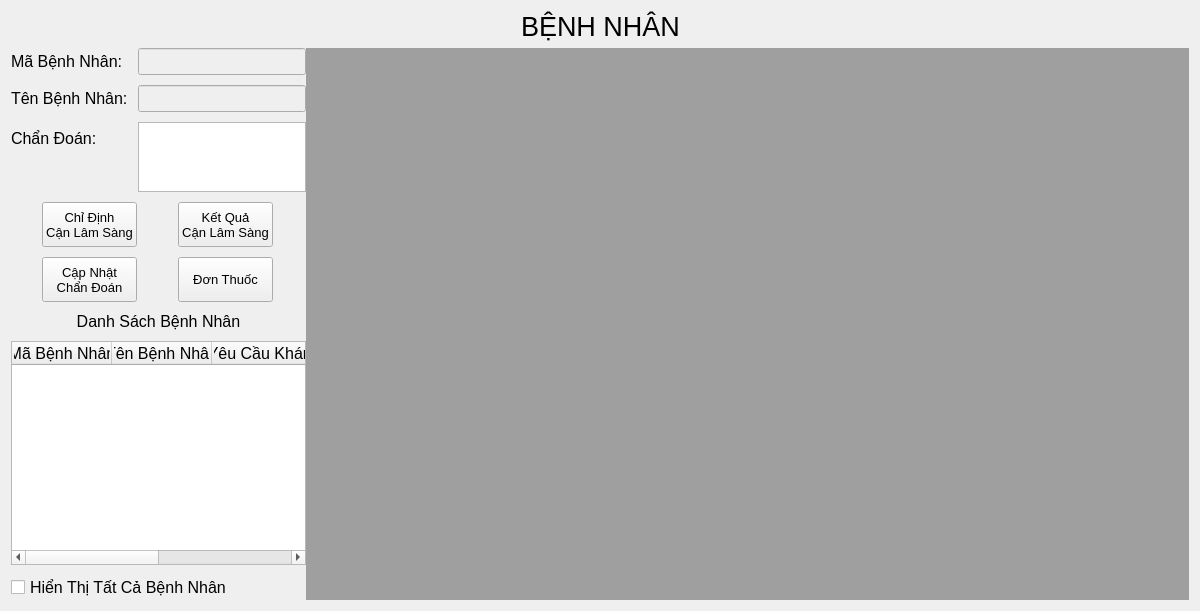
<?xml version="1.0" encoding="UTF-8"?>
<ui version="4.0">
 <class>Patient</class>
 <widget class="QFrame" name="Patient">
  <property name="geometry">
   <rect>
    <x>0</x>
    <y>0</y>
    <width>1200</width>
    <height>611</height>
   </rect>
  </property>
  <property name="windowTitle">
   <string>Frame</string>
  </property>
  <layout class="QVBoxLayout" name="verticalLayout_3">
   <item>
    <layout class="QHBoxLayout" name="horizontalLayout">
     <item>
      <spacer name="horizontalSpacer">
       <property name="orientation">
        <enum>Qt::Horizontal</enum>
       </property>
       <property name="sizeHint" stdset="0">
        <size>
         <width>40</width>
         <height>20</height>
        </size>
       </property>
      </spacer>
     </item>
     <item>
      <widget class="QLabel" name="label">
       <property name="font">
        <font>
         <pointsize>20</pointsize>
        </font>
       </property>
       <property name="text">
        <string>BỆNH NHÂN</string>
       </property>
      </widget>
     </item>
     <item>
      <spacer name="horizontalSpacer_2">
       <property name="orientation">
        <enum>Qt::Horizontal</enum>
       </property>
       <property name="sizeHint" stdset="0">
        <size>
         <width>40</width>
         <height>20</height>
        </size>
       </property>
      </spacer>
     </item>
    </layout>
   </item>
   <item>
    <layout class="QHBoxLayout" name="horizontalLayout_3" stretch="1,3">
     <property name="spacing">
      <number>0</number>
     </property>
     <item>
      <layout class="QVBoxLayout" name="verticalLayout_2" stretch="1,0,3">
       <property name="spacing">
        <number>10</number>
       </property>
       <item>
        <layout class="QFormLayout" name="formLayout">
         <property name="verticalSpacing">
          <number>10</number>
         </property>
         <item row="0" column="0">
          <widget class="QLabel" name="label_2">
           <property name="font">
            <font>
             <pointsize>12</pointsize>
            </font>
           </property>
           <property name="text">
            <string>Mã Bệnh Nhân:</string>
           </property>
          </widget>
         </item>
         <item row="0" column="1">
          <widget class="QLineEdit" name="txtIDPatient">
           <property name="enabled">
            <bool>false</bool>
           </property>
           <property name="font">
            <font>
             <pointsize>12</pointsize>
            </font>
           </property>
          </widget>
         </item>
         <item row="1" column="0">
          <widget class="QLabel" name="label_3">
           <property name="font">
            <font>
             <pointsize>12</pointsize>
            </font>
           </property>
           <property name="text">
            <string>Tên Bệnh Nhân:</string>
           </property>
          </widget>
         </item>
         <item row="1" column="1">
          <widget class="QLineEdit" name="txtFullName">
           <property name="enabled">
            <bool>false</bool>
           </property>
           <property name="font">
            <font>
             <pointsize>12</pointsize>
            </font>
           </property>
          </widget>
         </item>
         <item row="2" column="0">
          <widget class="QLabel" name="label_4">
           <property name="font">
            <font>
             <pointsize>12</pointsize>
            </font>
           </property>
           <property name="text">
            <string>Chẩn Đoán:</string>
           </property>
          </widget>
         </item>
         <item row="2" column="1">
          <widget class="QTextEdit" name="txtDiagnose">
           <property name="font">
            <font>
             <pointsize>12</pointsize>
            </font>
           </property>
          </widget>
         </item>
        </layout>
       </item>
       <item>
        <layout class="QGridLayout" name="gridLayout">
         <item row="0" column="1">
          <widget class="QPushButton" name="btPreclinical">
           <property name="minimumSize">
            <size>
             <width>95</width>
             <height>45</height>
            </size>
           </property>
           <property name="maximumSize">
            <size>
             <width>95</width>
             <height>45</height>
            </size>
           </property>
           <property name="font">
            <font>
             <pointsize>10</pointsize>
            </font>
           </property>
           <property name="cursor">
            <cursorShape>PointingHandCursor</cursorShape>
           </property>
           <property name="text">
            <string>Kết Quả
Cận Lâm Sàng</string>
           </property>
          </widget>
         </item>
         <item row="1" column="0">
          <widget class="QPushButton" name="btDiagnose">
           <property name="minimumSize">
            <size>
             <width>95</width>
             <height>45</height>
            </size>
           </property>
           <property name="maximumSize">
            <size>
             <width>95</width>
             <height>45</height>
            </size>
           </property>
           <property name="font">
            <font>
             <pointsize>10</pointsize>
            </font>
           </property>
           <property name="cursor">
            <cursorShape>PointingHandCursor</cursorShape>
           </property>
           <property name="text">
            <string>Cập Nhật
Chẩn Đoán</string>
           </property>
          </widget>
         </item>
         <item row="0" column="0">
          <widget class="QPushButton" name="btPreclinicalindications">
           <property name="minimumSize">
            <size>
             <width>95</width>
             <height>45</height>
            </size>
           </property>
           <property name="maximumSize">
            <size>
             <width>95</width>
             <height>45</height>
            </size>
           </property>
           <property name="font">
            <font>
             <pointsize>10</pointsize>
            </font>
           </property>
           <property name="cursor">
            <cursorShape>PointingHandCursor</cursorShape>
           </property>
           <property name="text">
            <string>Chỉ Định
Cận Lâm Sàng</string>
           </property>
          </widget>
         </item>
         <item row="1" column="1">
          <widget class="QPushButton" name="btPrescription">
           <property name="minimumSize">
            <size>
             <width>95</width>
             <height>45</height>
            </size>
           </property>
           <property name="maximumSize">
            <size>
             <width>95</width>
             <height>45</height>
            </size>
           </property>
           <property name="font">
            <font>
             <pointsize>10</pointsize>
            </font>
           </property>
           <property name="cursor">
            <cursorShape>PointingHandCursor</cursorShape>
           </property>
           <property name="text">
            <string>Đơn Thuốc</string>
           </property>
          </widget>
         </item>
        </layout>
       </item>
       <item>
        <layout class="QVBoxLayout" name="verticalLayout">
         <property name="spacing">
          <number>10</number>
         </property>
         <item>
          <widget class="QLabel" name="label_5">
           <property name="font">
            <font>
             <pointsize>12</pointsize>
            </font>
           </property>
           <property name="text">
            <string>Danh Sách Bệnh Nhân</string>
           </property>
           <property name="alignment">
            <set>Qt::AlignCenter</set>
           </property>
          </widget>
         </item>
         <item>
          <widget class="QTableWidget" name="dataTabPatient">
           <property name="font">
            <font>
             <family>MS Shell Dlg 2</family>
             <pointsize>12</pointsize>
            </font>
           </property>
           <property name="sizeAdjustPolicy">
            <enum>QAbstractScrollArea::AdjustToContents</enum>
           </property>
           <column>
            <property name="text">
             <string>Mã Bệnh Nhân</string>
            </property>
           </column>
           <column>
            <property name="text">
             <string>Tên Bệnh Nhân</string>
            </property>
           </column>
           <column>
            <property name="text">
             <string>Yêu Cầu Khám</string>
            </property>
           </column>
           <column>
            <property name="text">
             <string>Chẩn Đoán</string>
            </property>
           </column>
          </widget>
         </item>
         <item>
          <widget class="QCheckBox" name="checkAllPatient">
           <property name="font">
            <font>
             <pointsize>12</pointsize>
            </font>
           </property>
           <property name="text">
            <string>Hiển Thị Tất Cả Bệnh Nhân</string>
           </property>
          </widget>
         </item>
        </layout>
       </item>
      </layout>
     </item>
     <item>
      <widget class="QMdiArea" name="mainMDI">
       <property name="font">
        <font>
         <pointsize>12</pointsize>
        </font>
       </property>
       <property name="styleSheet">
        <string notr="true"/>
       </property>
       <property name="verticalScrollBarPolicy">
        <enum>Qt::ScrollBarAsNeeded</enum>
       </property>
       <property name="horizontalScrollBarPolicy">
        <enum>Qt::ScrollBarAsNeeded</enum>
       </property>
       <property name="sizeAdjustPolicy">
        <enum>QAbstractScrollArea::AdjustToContents</enum>
       </property>
       <property name="activationOrder">
        <enum>QMdiArea::CreationOrder</enum>
       </property>
       <property name="viewMode">
        <enum>QMdiArea::SubWindowView</enum>
       </property>
       <property name="tabShape">
        <enum>QTabWidget::Triangular</enum>
       </property>
      </widget>
     </item>
    </layout>
   </item>
  </layout>
 </widget>
 <resources/>
 <connections/>
</ui>
